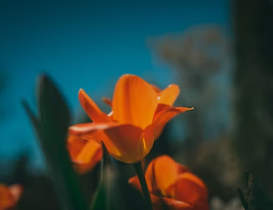
%> input picture Homework1/MATLABCODE/N1.png, 273 x 210 px
$ octave Test3.m   (GNU Octave 9; MATLAB toolbox functions it lacks are replaced by stand-ins)
%> lines starting %> are read from the running program, lines starting %| are printed output that depends on the picture
close all;
MyImage = imread('N1.png');
%> MyImage is the input picture: size 210x273x3 uint8; mean R, G, B 48.7, 67.3, 62.1
Gray = rgb2gray(MyImage);
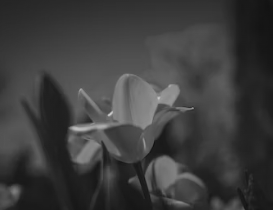
%> Gray: size 210x273 uint8; min 18, max 200, mean 61.1
figure; imshow(Gray);
int = zeros(1,256);
Gray = Gray(:);
for i=0:255
    int(i+1) = sum(Gray == i);
end
%> after the loop, int = 256 values, max 1439 at index 33, min 0 at index 1, mean 223.9
figure; bar(int);
axis([0 255 min(int) max(int)])
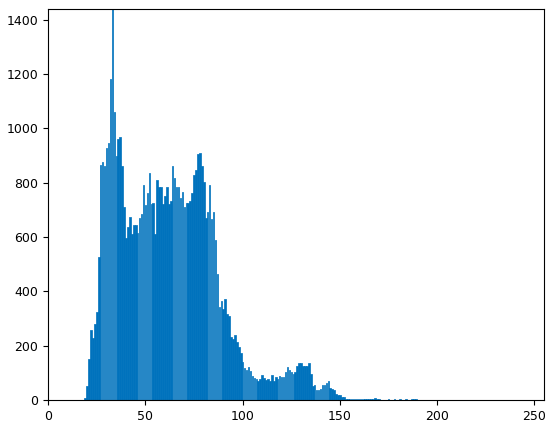
%> figure redrawn from the program's plot data; tallest bar 1439 high, from x = 32.6 to 33.4

$ run again, with Homework1/MATLABCODE/Im1.jpg saved as Homework1/MATLABCODE/N1.png
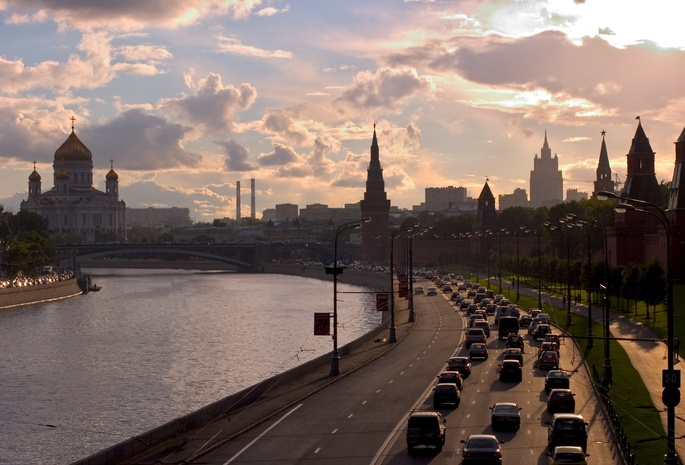
%> input picture Homework1/MATLABCODE/Im1.jpg, 685 x 465 px
%> MyImage is the input picture: size 465x685x3 uint8; mean R, G, B 126.8, 109.2, 101.6
%> `Gray = rgb2gray(MyImage);`:
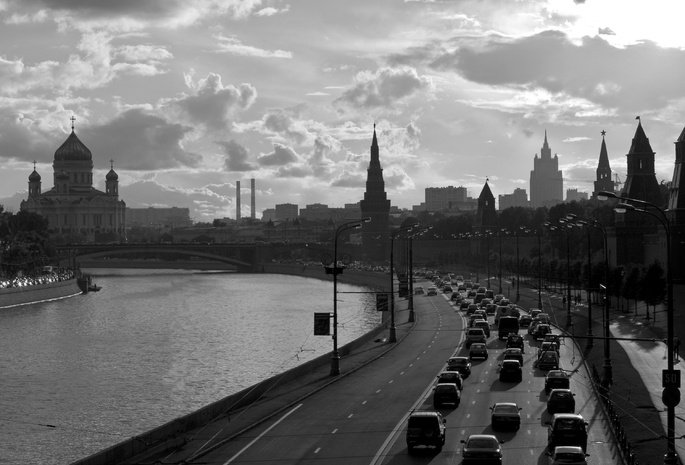
%> Gray: size 465x685 uint8; min 0, max 255, mean 113.6
%> after the loop `for i=0:255`: int = 256 values, max 4227 at index 256, min 99 at index 250, mean 1244.2
%> `axis([0 255 min(int) max(int)])`:
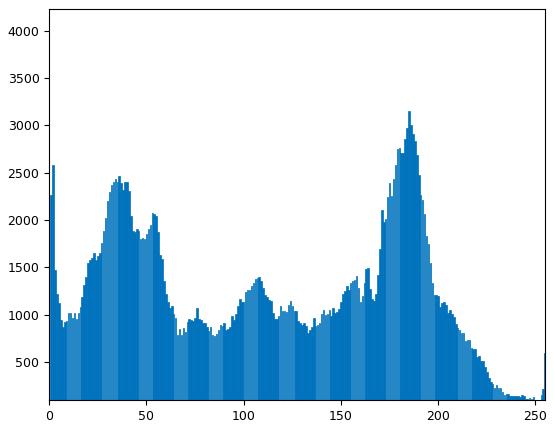
%> figure redrawn from the program's plot data; tallest bar 4227 high, from x = 255.6 to 256.4

$ run again, with Homework1/MATLABCODE/N2.jpg saved as Homework1/MATLABCODE/N1.png
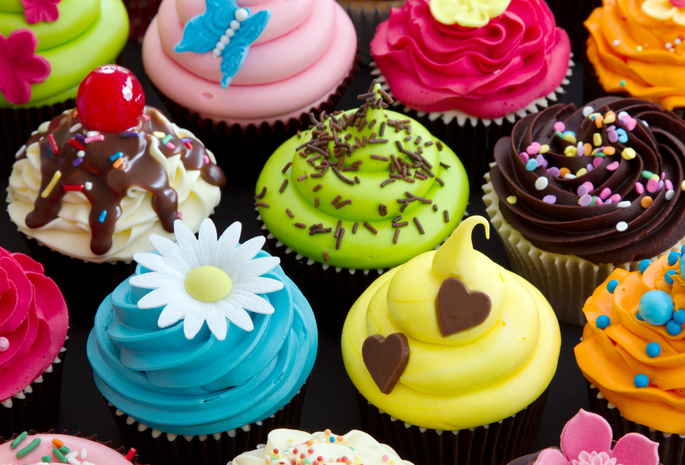
%> input picture Homework1/MATLABCODE/N2.jpg, 685 x 465 px
%> MyImage is the input picture: size 465x685x3 uint8; mean R, G, B 127, 104.8, 78.6
%> `Gray = rgb2gray(MyImage);`:
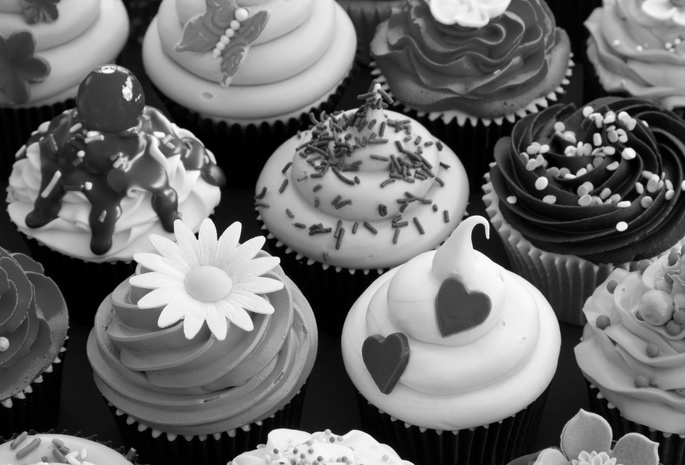
%> Gray: size 465x685 uint8; min 0, max 254, mean 108.4
%> after the loop `for i=0:255`: int = 256 values, max 7881 at index 2, min 0 at index 256, mean 1244.2
%> `axis([0 255 min(int) max(int)])`:
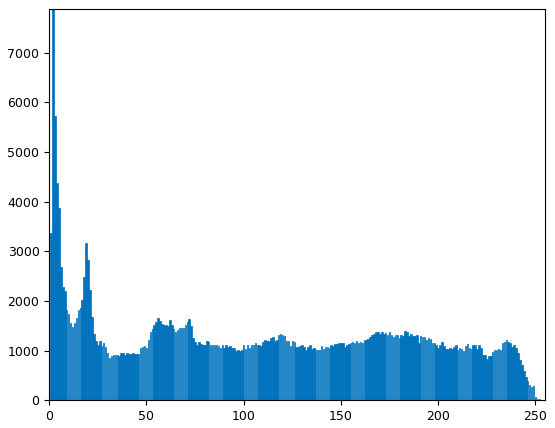
%> figure redrawn from the program's plot data; tallest bar 7881 high, from x = 1.6 to 2.4
